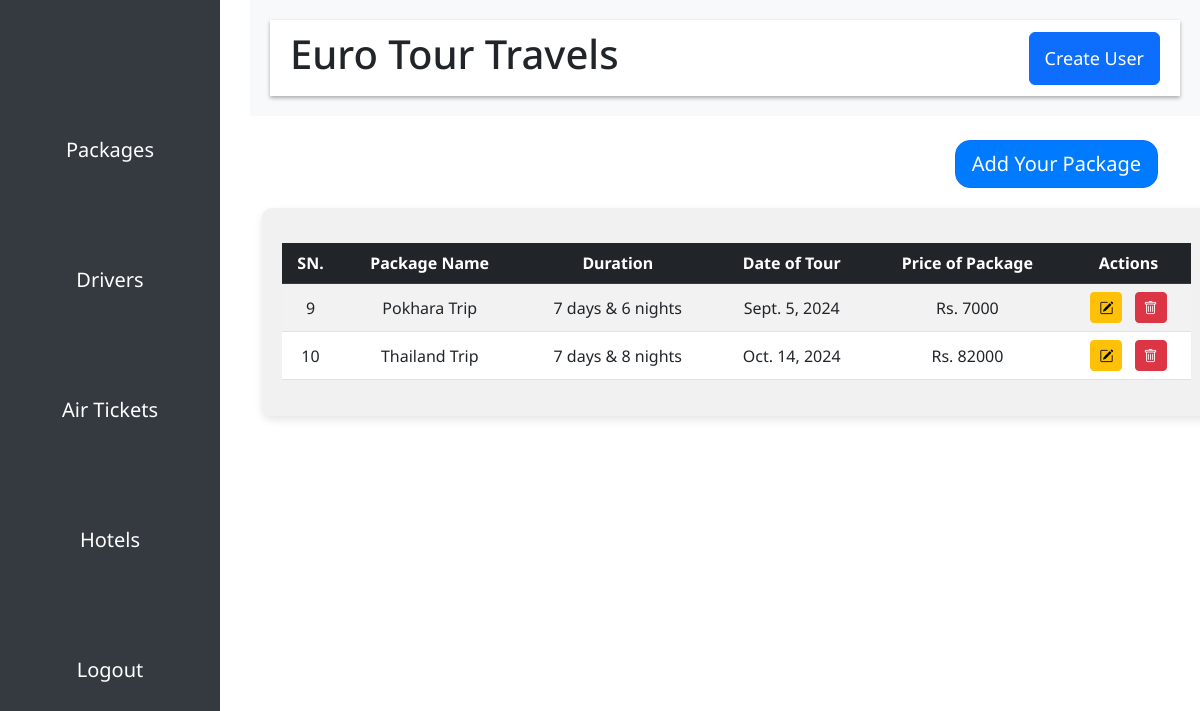
The page /package/ (signed in) on the database as committed earlier.
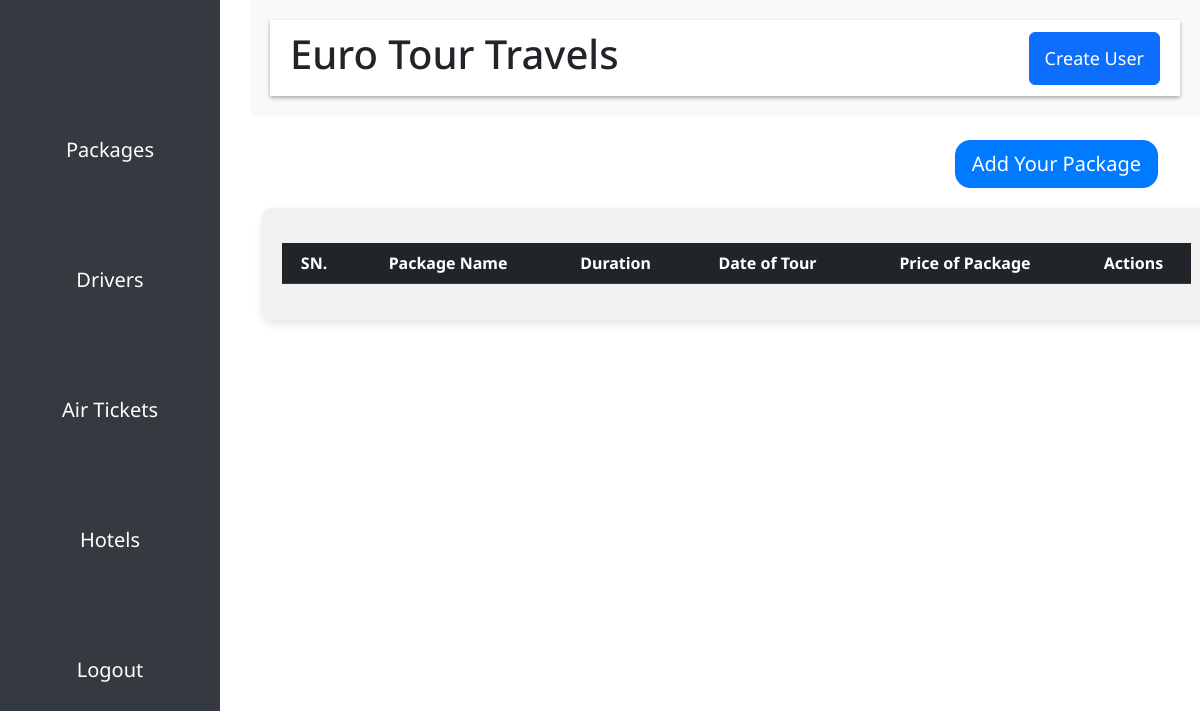
The same page on the database as committed later.
### core/models.py (models this page shows, shortened)
class Package(models.Model):
    packageId = models.AutoField(primary_key=True)
    packagename = models.CharField(max_length=255, verbose_name="Package Name", null=True, blank=False, default="Blank")
    duration = models.CharField(max_length=200, verbose_name="Duration", null=True, blank=False, default="Blank")
    dateoftour = models.DateField(verbose_name="Date of Tour", null=True, blank=False)
    price = models.IntegerField(verbose_name="Price of Package", null=True, blank=False)
    packagedescription = models.CharField(max_length=10000, verbose_name="Package Description", null=True, blank=False, default="Blank")
    image = models.ImageField(upload_to="packages/images", verbose_name="Images", null=True, blank=False, default='')

### core/views.py (the view)
# urls.py: path("package/", package, name="package"),
@login_required
def package(request):
    packages = Package.objects.all()
    context = {
        'packages' : packages
    }
    return render(request, 'admin/package.html', context=context)

### templates/admin/package.html (shortened to what this page needs)
{% extends 'admin/adminbase.html' %}
{% load static %}
{% block body %}
  <div class="container mt-4">
    <div class="add-package-btn text-end mb-3">
      <a class="btn btn-primary btn-lg" href="{% url 'add-package' %}">Add Your Package</a>
    </div>
    <div class="package-table">
      <table class="table table-striped table-hover">
        <thead class="table-dark">
          <tr>
            <th>SN.</th>
            <th>Package Name</th>
            <th>Duration</th>
            <th>Date of Tour</th>
            <th>Price of Package</th>
            <th>Actions</th>
          </tr>
        </thead>
        <tbody>
          {% for i in packages %}
          <tr>
            <td>{{i.packageId}}</td>
            <td>{{i.packagename}}</td>
            <td>{{i.duration}}</td>
            <td>{{i.dateoftour}}</td>
            <td>Rs. {{i.price}}</td>
            <td>
              <a href="{% url 'update-package' i.packageId %}" class="btn btn-warning btn-sm me-2"><i class="bi bi-pencil-square"></i></a>
              <a href="{% url 'delete-package' i.packageId %}" class="btn btn-danger btn-sm"><i class="bi bi-trash"></i></a>
            </td>
          </tr>
          {% endfor %}
        </tbody>
      </table>
    </div>
  </div>
{% endblock %}

Rows that differ between the two databases and show on the page:
removed Package: packageId "9", packagename "Pokhara Trip", duration "7 days & 6 nights", dateoftour "Sept. 5, 2024", price "7000"
removed Package: packageId "10", packagename "Thailand Trip", duration "7 days & 8 nights", dateoftour "Oct. 14, 2024", price "82000"
